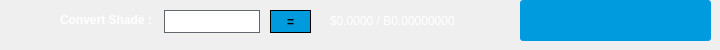
    <widget class="QWidget" name="widgetConversion" native="true">
     <property name="minimumSize">
      <size>
       <width>0</width>
       <height>43</height>
      </size>
     </property>
     <widget class="QPushButton" name="btnUpdateMarketData">
      <property name="geometry">
       <rect>
        <x>520</x>
        <y>0</y>
        <width>191</width>
        <height>41</height>
       </rect>
      </property>
      <property name="sizePolicy">
       <sizepolicy hsizetype="Expanding" vsizetype="Expanding">
        <horstretch>0</horstretch>
        <verstretch>0</verstretch>
       </sizepolicy>
      </property>
      <property name="font">
       <font>
        <family>calibri</family>
        <pointsize>-1</pointsize>
        <weight>75</weight>
        <italic>true</italic>
        <bold>true</bold>
       </font>
      </property>
      <property name="styleSheet">
       <string notr="true">background:#009ade;color:white;margin:0px;text-align:center;padding:2px;border-radius:3px;font-style:italic;width:100px;font-size:14px;font-family:calibri;font-weight:600;</string>
      </property>
      <property name="text">
       <string/>
      </property>
      <property name="icon">
       <iconset resource="../bitcoin.qrc">
        <normaloff>:/icons/res/icons/update.png</normaloff>:/icons/res/icons/update.png</iconset>
      </property>
      <property name="iconSize">
       <size>
        <width>150</width>
        <height>35</height>
       </size>
      </property>
     </widget>
     <widget class="QLabel" name="lblConvertShade">
      <property name="geometry">
       <rect>
        <x>60</x>
        <y>10</y>
        <width>101</width>
        <height>20</height>
       </rect>
      </property>
      <property name="text">
       <string>&lt;html&gt;&lt;head/&gt;&lt;body&gt;&lt;p&gt;&lt;span style=&quot; font-weight:600; color:#ffffff;&quot;&gt;     Convert Shade :&lt;/span&gt;&lt;/p&gt;&lt;/body&gt;&lt;/html&gt;</string>
      </property>
     </widget>
     <widget class="QLineEdit" name="txtConvertShadeQty">
      <property name="geometry">
       <rect>
        <x>160</x>
        <y>10</y>
        <width>100</width>
        <height>23</height>
       </rect>
      </property>
      <property name="minimumSize">
       <size>
        <width>100</width>
        <height>23</height>
       </size>
      </property>
      <property name="maximumSize">
       <size>
        <width>100</width>
        <height>16777215</height>
       </size>
      </property>
      <property name="styleSheet">
       <string notr="true">border: 1px solid #61696c;margin-left:4px;color:#000;</string>
      </property>
     </widget>
     <widget class="QPushButton" name="btnConvertShade">
      <property name="geometry">
       <rect>
        <x>270</x>
        <y>10</y>
        <width>41</width>
        <height>23</height>
       </rect>
      </property>
      <property name="minimumSize">
       <size>
        <width>0</width>
        <height>23</height>
       </size>
      </property>
      <property name="styleSheet">
       <string notr="true">border:1px solid black;background:#009ade;font-weight:600;</string>
      </property>
      <property name="text">
       <string>=</string>
      </property>
     </widget>
     <widget class="QLabel" name="lblConvertShadeResults">
      <property name="geometry">
       <rect>
        <x>330</x>
        <y>0</y>
        <width>201</width>
        <height>41</height>
       </rect>
      </property>
      <property name="styleSheet">
       <string notr="true">color:#fff;</string>
      </property>
      <property name="text">
       <string>$0.0000 / B0.00000000</string>
      </property>
     </widget>
     <widget class="QLabel" name="iconOverviewUpdateWait">
      <property name="geometry">
       <rect>
        <x>680</x>
        <y>0</y>
        <width>21</width>
        <height>41</height>
       </rect>
      </property>
      <property name="toolTip">
       <string>One or more markets have failed to respond to API requests</string>
      </property>
      <property name="text">
       <string>&lt;html&gt;&lt;head/&gt;&lt;body&gt;&lt;p&gt;&lt;img src=&quot;:/icons/transaction_2&quot;/&gt;&lt;/p&gt;&lt;/body&gt;&lt;/html&gt;</string>
      </property>
     </widget>
    </widget>
